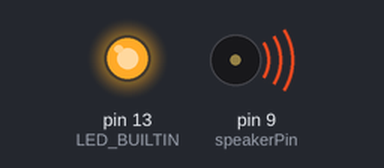
A sketch run on a simulated Arduino Uno, built with avr-gcc and run on an emulated ATmega328P. Parts: output pins drawn as LEDs (lit = HIGH), buzzer (waves = sounding). Random numbers use the default seed unless the sketch sets one.

Above: at 0.69 s.
At 15.59 s:
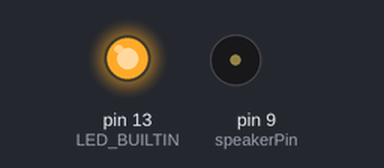
At 33.4 s:
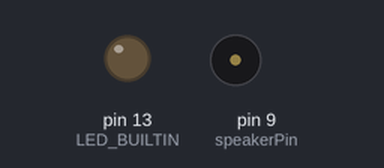
Timing chart, 0 to 35.4 s (numbered marks = the images above):
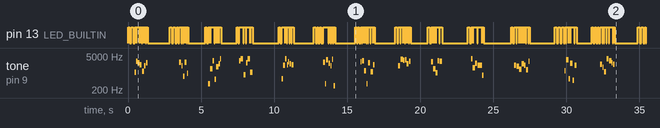

The sketch:

BUZZ.ino
```cpp
long randNumber;

const int speakerPin = 9; //buzzer to arduino pin 9


void setup(){

  pinMode(speakerPin, OUTPUT); // Set buzzer - pin 9 as an output
  pinMode(LED_BUILTIN, OUTPUT);
  randomSeed(analogRead(0));
}

void phrase1() {

    int k = random(1000,2000);
    digitalWrite(LED_BUILTIN, HIGH);
    for (int i = 0; i <=  random(100,2000); i++){

        tone(speakerPin, k+(-i*2));
        delay(random(.9,2));
    }
    digitalWrite(LED_BUILTIN, LOW);
    for (int i = 0; i <= random(100,1000); i++){

        tone(speakerPin, k + (i * 10));
        delay(random(.9,2));
    }
}

void phrase2() {

    int k = random(1000,2000);
    digitalWrite(LED_BUILTIN, HIGH);
    for (int i = 0; i <= random(100,2000); i++){

        tone(speakerPin, k+(i*2));
        delay(random(.9,2));
    }
    digitalWrite(LED_BUILTIN, LOW);
    for (int i = 0; i <= random(100,1000); i++){

        tone(speakerPin, k + (-i * 10));
        delay(random(.9,2));
    }
}

void loop(){

  int K = 2000;
    switch (random(1,7)) {

        case 1:phrase1(); break;
        case 2:phrase2(); break;
        case 3:phrase1(); phrase2(); break;
        case 4:phrase1(); phrase2(); phrase1();break;
        case 5:phrase1(); phrase2(); phrase1(); phrase2(); phrase1();break;
        case 6:phrase2(); phrase1(); phrase2(); break;
    }
    for (int i = 0; i <= random(3, 9); i++){

        digitalWrite(LED_BUILTIN, HIGH);
        tone(speakerPin, K + random(-1700, 2000));
        delay(random(70, 170));
        digitalWrite(LED_BUILTIN, LOW);
        noTone(speakerPin);
        delay(random(0, 30));
    }
    noTone(speakerPin);
    delay(random(1000, 2000));

}
```

Measured:
- by itself, tone on pin 9 (speakerPin): plays 1097 Hz for 0.09 s, 3060 Hz for 0.09 s, 2596 Hz for 0.13 s, 2225 Hz for 0.12 s, 1203 Hz for 0.14 s, 1951 Hz for 0.10 s … (83 notes in this stretch)
